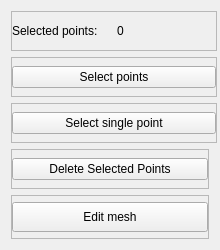
         <widget class="QWidget" name="page_selections">
          <property name="geometry">
           <rect>
            <x>0</x>
            <y>0</y>
            <width>220</width>
            <height>250</height>
           </rect>
          </property>
          <property name="minimumSize">
           <size>
            <width>206</width>
            <height>250</height>
           </size>
          </property>
          <property name="maximumSize">
           <size>
            <width>300</width>
            <height>220</height>
           </size>
          </property>
          <attribute name="label">
           <string>Selections</string>
          </attribute>
          <layout class="QVBoxLayout" name="verticalLayout_2">
           <item>
            <widget class="QFrame" name="frame_selected_points">
             <property name="minimumSize">
              <size>
               <width>206</width>
               <height>30</height>
              </size>
             </property>
             <property name="maximumSize">
              <size>
               <width>206</width>
               <height>40</height>
              </size>
             </property>
             <property name="frameShape">
              <enum>QFrame::StyledPanel</enum>
             </property>
             <property name="frameShadow">
              <enum>QFrame::Raised</enum>
             </property>
             <layout class="QHBoxLayout" name="horizontalLayout_6">
              <property name="spacing">
               <number>5</number>
              </property>
              <property name="leftMargin">
               <number>0</number>
              </property>
              <property name="topMargin">
               <number>0</number>
              </property>
              <property name="rightMargin">
               <number>0</number>
              </property>
              <property name="bottomMargin">
               <number>0</number>
              </property>
              <item>
               <widget class="QLabel" name="selected_points_label">
                <property name="sizePolicy">
                 <sizepolicy hsizetype="Preferred" vsizetype="Preferred">
                  <horstretch>0</horstretch>
                  <verstretch>0</verstretch>
                 </sizepolicy>
                </property>
                <property name="text">
                 <string>Selected points:</string>
                </property>
               </widget>
              </item>
              <item>
               <widget class="QLabel" name="selected_points_value">
                <property name="text">
                 <string>0</string>
                </property>
               </widget>
              </item>
             </layout>
            </widget>
           </item>
           <item>
            <widget class="QFrame" name="frame_select_points">
             <property name="minimumSize">
              <size>
               <width>206</width>
               <height>30</height>
              </size>
             </property>
             <property name="maximumSize">
              <size>
               <width>206</width>
               <height>40</height>
              </size>
             </property>
             <property name="frameShape">
              <enum>QFrame::StyledPanel</enum>
             </property>
             <property name="frameShadow">
              <enum>QFrame::Raised</enum>
             </property>
             <layout class="QHBoxLayout" name="horizontalLayout_8">
              <property name="spacing">
               <number>0</number>
              </property>
              <property name="leftMargin">
               <number>0</number>
              </property>
              <property name="topMargin">
               <number>0</number>
              </property>
              <property name="rightMargin">
               <number>0</number>
              </property>
              <property name="bottomMargin">
               <number>0</number>
              </property>
              <item>
               <widget class="QPushButton" name="select_points_button">
                <property name="text">
                 <string>Select points</string>
                </property>
               </widget>
              </item>
             </layout>
            </widget>
           </item>
           <item>
            <widget class="QFrame" name="frame_delete_points">
             <property name="minimumSize">
              <size>
               <width>206</width>
               <height>30</height>
              </size>
             </property>
             <property name="maximumSize">
              <size>
               <width>206</width>
               <height>40</height>
              </size>
             </property>
             <property name="frameShape">
              <enum>QFrame::StyledPanel</enum>
             </property>
             <property name="frameShadow">
              <enum>QFrame::Raised</enum>
             </property>
             <layout class="QHBoxLayout" name="horizontalLayout_7">
              <property name="spacing">
               <number>0</number>
              </property>
              <property name="leftMargin">
               <number>0</number>
              </property>
              <property name="topMargin">
               <number>0</number>
              </property>
              <property name="rightMargin">
               <number>0</number>
              </property>
              <property name="bottomMargin">
               <number>0</number>
              </property>
              <item>
               <widget class="QPushButton" name="delete_points_button">
                <property name="text">
                 <string>Select single point</string>
                </property>
               </widget>
              </item>
             </layout>
            </widget>
           </item>
           <item>
            <widget class="QFrame" name="frame">
             <property name="maximumSize">
              <size>
               <width>206</width>
               <height>40</height>
              </size>
             </property>
             <property name="frameShape">
              <enum>QFrame::StyledPanel</enum>
             </property>
             <property name="frameShadow">
              <enum>QFrame::Raised</enum>
             </property>
             <layout class="QHBoxLayout" name="horizontalLayout_2">
              <property name="spacing">
               <number>0</number>
              </property>
              <property name="leftMargin">
               <number>0</number>
              </property>
              <property name="topMargin">
               <number>0</number>
              </property>
              <property name="rightMargin">
               <number>0</number>
              </property>
              <property name="bottomMargin">
               <number>0</number>
              </property>
              <item>
               <widget class="QPushButton" name="delete_selected_points_button">
                <property name="enabled">
                 <bool>true</bool>
                </property>
                <property name="minimumSize">
                 <size>
                  <width>0</width>
                  <height>0</height>
                 </size>
                </property>
                <property name="text">
                 <string>Delete Selected Points</string>
                </property>
               </widget>
              </item>
             </layout>
            </widget>
           </item>
           <item>
            <widget class="QFrame" name="frame_2">
             <property name="frameShape">
              <enum>QFrame::StyledPanel</enum>
             </property>
             <property name="frameShadow">
              <enum>QFrame::Raised</enum>
             </property>
             <layout class="QHBoxLayout" name="horizontalLayout_4">
              <property name="spacing">
               <number>0</number>
              </property>
              <property name="leftMargin">
               <number>0</number>
              </property>
              <property name="topMargin">
               <number>0</number>
              </property>
              <property name="rightMargin">
               <number>0</number>
              </property>
              <property name="bottomMargin">
               <number>0</number>
              </property>
              <item>
               <widget class="QPushButton" name="edit_meshBtn">
                <property name="minimumSize">
                 <size>
                  <width>0</width>
                  <height>30</height>
                 </size>
                </property>
                <property name="maximumSize">
                 <size>
                  <width>300</width>
                  <height>30</height>
                 </size>
                </property>
                <property name="text">
                 <string>Edit mesh</string>
                </property>
               </widget>
              </item>
             </layout>
            </widget>
           </item>
          </layout>
         </widget>
